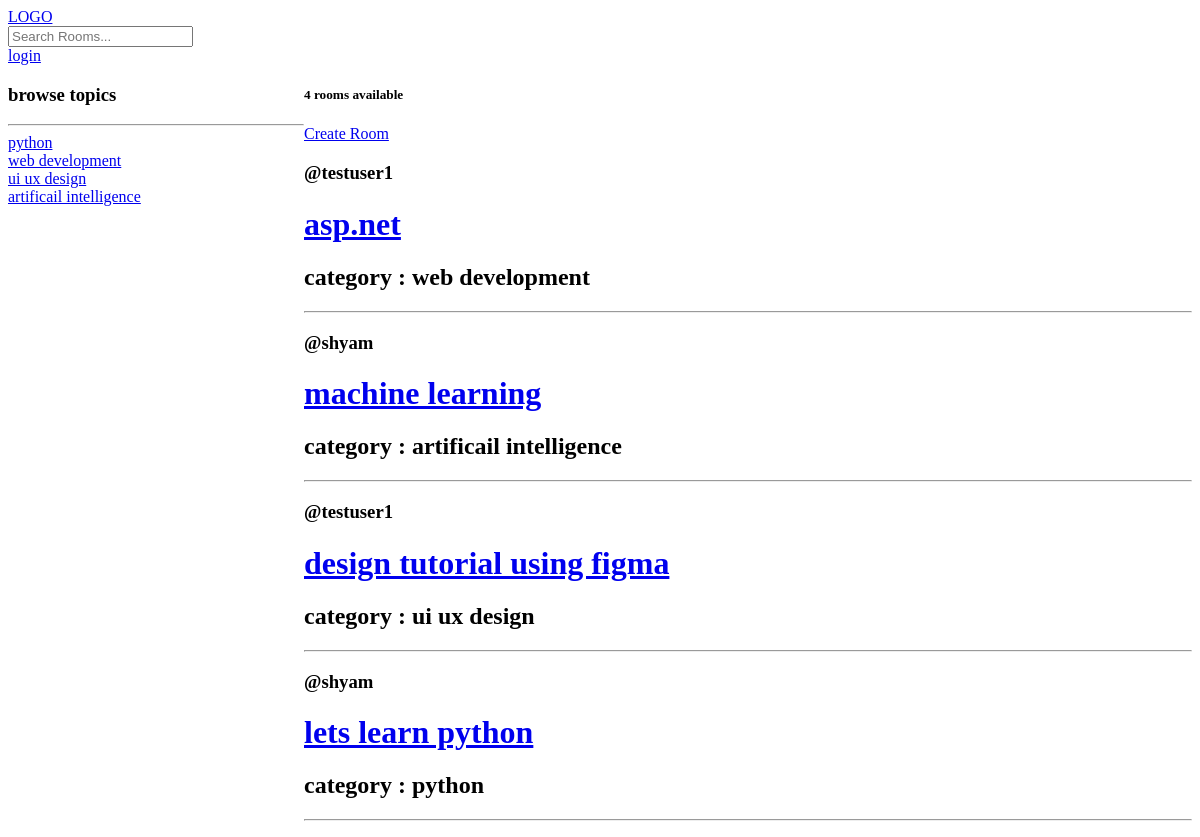
Before: / with the older database file.
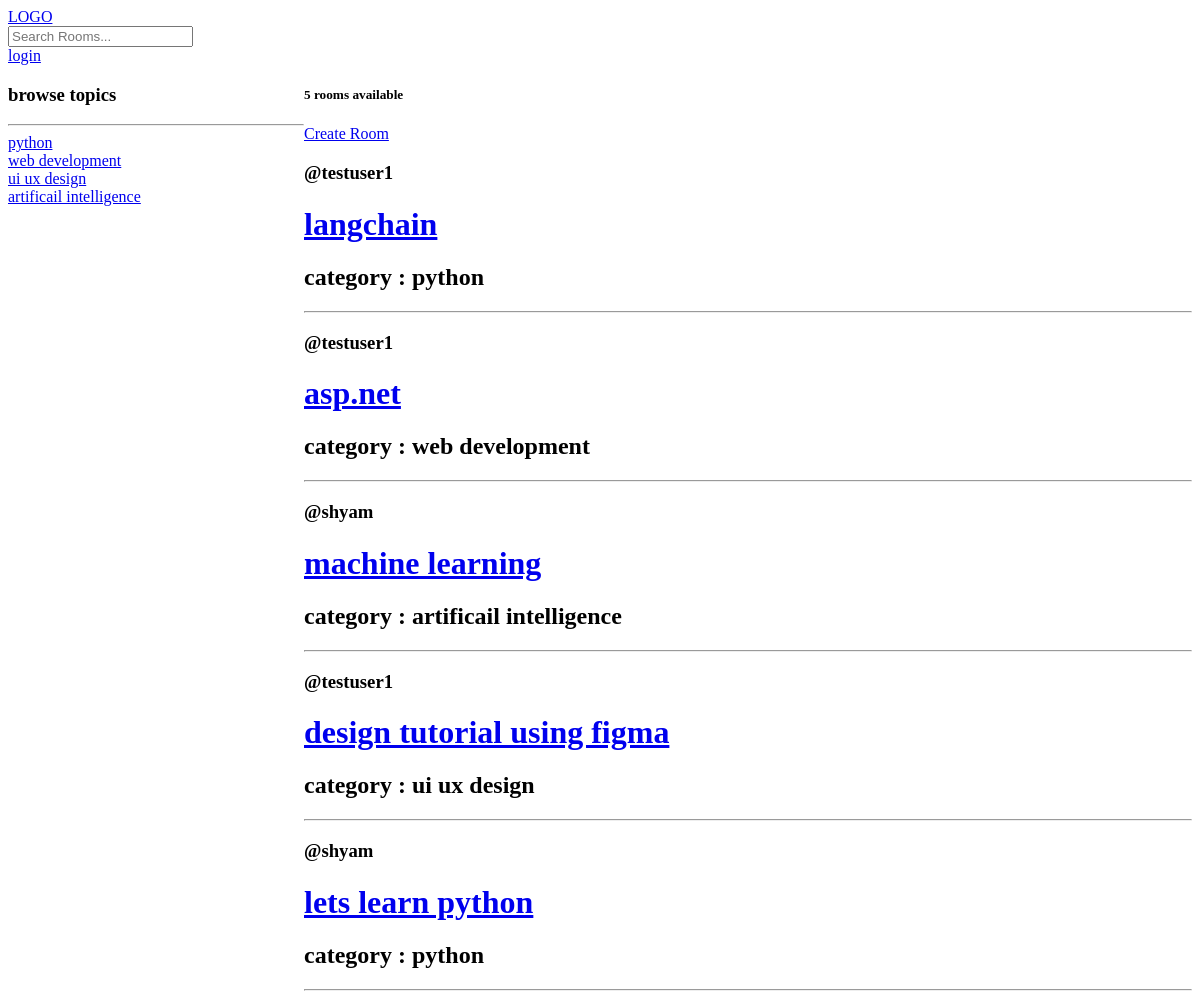
After: the same page with the newer database file.
### base/models.py (models this page shows, shortened)
class Topic(models.Model):
    name = models.CharField(max_length=150)

class Room(models.Model):
    host=models.ForeignKey(User,on_delete=models.CASCADE,null=True)
    topic=models.ForeignKey(Topic,on_delete=models.SET_NULL,null=True)
    name = models.CharField(max_length=100)
    description = models.TextField(null=True,blank=True)
    participants = models.ManyToManyField(User,related_name='participants',blank=True)
    updated = models.DateTimeField(auto_now=True)
    created = models.DateTimeField(auto_now_add=True)
    class Meta:
        ordering = ['-updated','-created']

### base/views.py (the view)
# urls.py: path("",views.home,name='home'),
def home(request):
    q = request.GET.get('q') if request.GET.get('q')!= None else ''
    rooms = Room.objects.filter(Q(topic__name__icontains = q)|
                                Q(name__icontains=q)|
                                Q(description__icontains=q)|
                                Q(host__username__icontains=q))
    topic = Topic.objects.all()
    room_count=rooms.count()
    context = {'rooms':rooms,'topics':topic,'room_count':room_count}
    return render(request,'base/home.html',context)

### base/templates/base/home.html (shortened to what this page needs)
{% extends 'main.html' %}
{% block content %}
<div class="home-container">
    <div>
        <h3>browse topics</h3>
        <hr>
        {% for topic in topics %}
        <div>
            <a href="{% url 'home' %}?q={{ topic.name }}">{{ topic.name }}</a>
        </div>
        {% endfor %}
    </div>
    <div>
        <h5>{{ room_count  }} rooms available </h5>
    <a href="{% url 'create-room' %}">Create Room</a>
    <div>
        {% for room in rooms %}
        <div>
            <h3>@{{ room.host }}</h3>
            <a href="{% url 'room' room.id %}">
                <h1>{{ room.name }}</h1>
            </a>
            <h2>category : {{ room.topic.name }}</h2>
            <hr>
        </div>
        {% endfor %}
    </div>
</div>
</div>
{% endblock content %}

Changed rows visible on the page:
added Room: host "testuser1", name "langchain", topic.name "python"
Other visible differences:
{{ room_count }}: "4" → "5"
